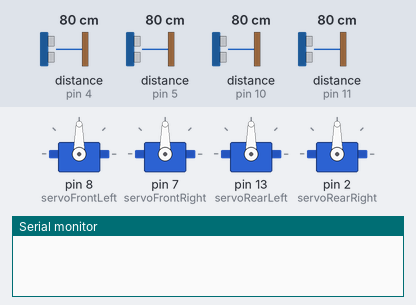
The sketch below on a simulated Arduino Uno, built with avr-gcc and run on an emulated ATmega328P. Parts: 4 × servo, the last lines printed to the serial monitor. Wiring (inferred from the names in the program): 4 × ultrasonic range finder: trigger pin 3, echo pin 4 / trigger pin 6, echo pin 5 / trigger pin 9, echo pin 10 / trigger pin 12, echo pin 11. The test bench sets the inputs (shaded band); at power-on: distance to the obstacle (sensors on pin 4, pin 5, pin 10, pin 11) 80 cm. The echo pulse lasts 58.3 µs per cm.

Above: at 1.8 s.
1.9 s: distance to the obstacle (sensor on pin 4) set to 18 cm
3.4 s: distance to the obstacle (sensor on pin 4) set to 13 cm
At 4.8 s:
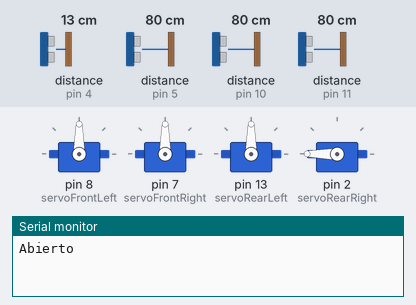
5.5 s: distance to the obstacle (sensor on pin 5) set to 18 cm
7.3 s: distance to the obstacle (sensor on pin 5) set to 13 cm
At 8.7 s:
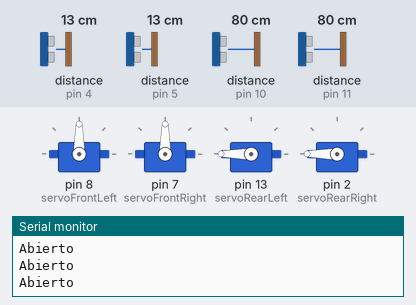
9.6 s: distance to the obstacle (sensor on pin 10) set to 18 cm
11.3 s: distance to the obstacle (sensor on pin 10) set to 13 cm
At 13.2 s:
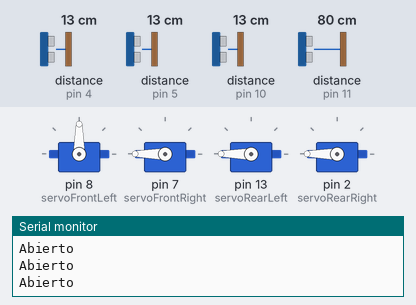
Timing chart, 0 to 14.6 s (numbered marks = the images above; inputs shaded):
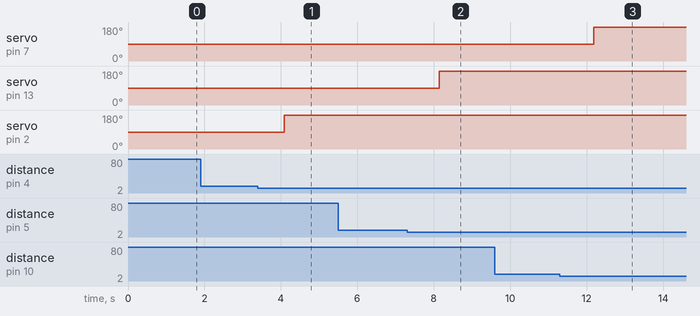

Measured:
- the behaviour switches between 16 and 15 cm on distance to the obstacle (sensor on pin 4) (found by bisection; images 0 and 1)
- the behaviour switches between 16 and 15 cm on distance to the obstacle (sensor on pin 5) (found by bisection; images 1 and 2)
- the behaviour switches between 16 and 15 cm on distance to the obstacle (sensor on pin 10) (found by bisection; images 2 and 3)
- after the input at 1.9 s, every drawn part: stays the same
- after the input at 3.4 s, servo on pin 2 (servoRearRight): 90° → 180° after 0.69 s
- after the input at 7.3 s, servo on pin 13 (servoRearLeft): 90° → 180° after 0.85 s
- after the input at 11.3 s, servo on pin 7 (servoFrontRight): 90° → 180° after 0.89 s

The sketch:

Servo_y_SensorUltrasonica_x4.ino
```cpp
#include <Servo.h>

Servo servoFrontLeft;
Servo servoFrontRight;
Servo servoRearLeft;
Servo servoRearRight;

const int trigPinFrontLeft = 12;
const int echoPinFrontLeft = 11;
const int trigPinFrontRight = 9;
const int echoPinFrontRight = 10;
const int trigPinRearLeft = 6;
const int echoPinRearLeft = 5;
const int trigPinRearRight = 3;
const int echoPinRearRight = 4;

void setup() {
  Serial.begin(9600);

  servoFrontLeft.attach(8);
  servoFrontRight.attach(7);
  servoRearLeft.attach(13);
  servoRearRight.attach(2);

  pinMode(trigPinFrontLeft, OUTPUT);
  pinMode(echoPinFrontLeft, INPUT);
  pinMode(trigPinFrontRight, OUTPUT);
  pinMode(echoPinFrontRight, INPUT);
  pinMode(trigPinRearLeft, OUTPUT);
  pinMode(echoPinRearLeft, INPUT);
  pinMode(trigPinRearRight, OUTPUT);
  pinMode(echoPinRearRight, INPUT);
}

void loop() {
  checkAndActivateServo(trigPinFrontLeft, echoPinFrontLeft, servoFrontLeft);
  checkAndActivateServo(trigPinFrontRight, echoPinFrontRight, servoFrontRight);
  checkAndActivateServo(trigPinRearLeft, echoPinRearLeft, servoRearLeft);
  checkAndActivateServo(trigPinRearRight, echoPinRearRight, servoRearRight);

  delay(1000); // Ajusta el tiempo según sea necesario para evitar lecturas demasiado frecuentes
}

void checkAndActivateServo(int trigPin, int echoPin, Servo &servo) {
  // Medir la distancia con el sensor ultrasónico
  float distance = getDistance(trigPin, echoPin);

  // Activar el servo si está abierto
  if (distance < 15 && distance > 1) {
    Serial.println("Abierto");
    servo.write(180); // Gira a la posición extrema
  } else {
    servo.write(90); // Apaga el servo (posición neutra)
  }
}

float getDistance(int trigPin, int echoPin) {
  digitalWrite(trigPin, LOW);
  delayMicroseconds(2);
  digitalWrite(trigPin, HIGH);
  delayMicroseconds(10);
  digitalWrite(trigPin, LOW);
  return pulseIn(echoPin, HIGH) * 0.034 / 2.0;
}
```
